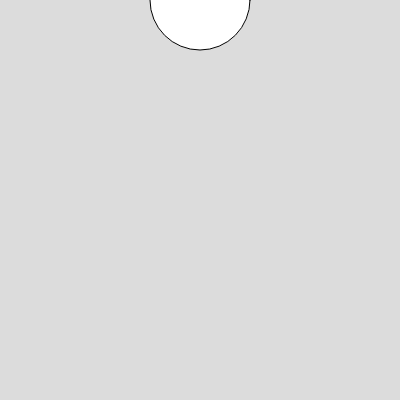
Frame 1 (no input)
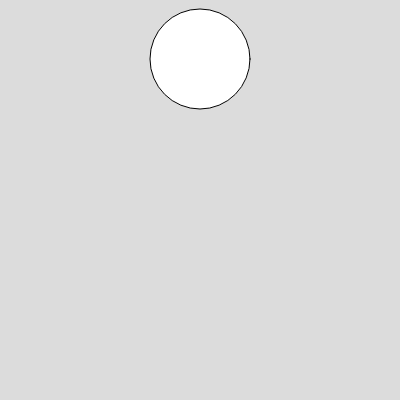
Frame 60 (no input)
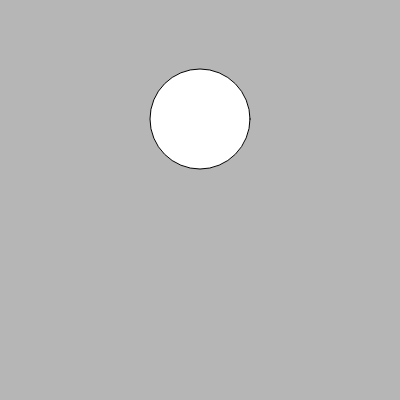
Frame 120 (the mouse pressed at the canvas centre since frame 60)

The p5.js sketch that drew these frames (run headless with seeded random() and noise() and a simulated clock; from frame 60 on, the mouse is pressed at the canvas centre):

// p5.js sketch
// ── sketch.js
let bgColor = 220;

let y = 0;
let x = 200;

function setup() {
  createCanvas(400, 400);

  // setTimeout(doSomething, 1000);

  setInterval(randomBackground, 200);

  setInterval(resetBall, 2000);
}

function draw() {
  background(bgColor);

  ellipse(x, y, 100);

  y = y + 1;
}

function resetBall() {
  y = 0;
  x = random(0, width);
}

function doSomething() {
  print("hello!");
  bgColor = 0;
}

function randomBackground() {
  bgColor = random(0, 255);
}
